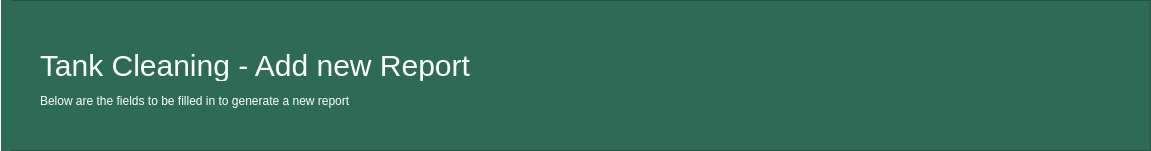
    <widget class="QFrame" name="frame_3">
     <property name="geometry">
      <rect>
       <x>0</x>
       <y>50</y>
       <width>1151</width>
       <height>151</height>
      </rect>
     </property>
     <property name="styleSheet">
      <string notr="true">background-color:#2d6b56;</string>
     </property>
     <property name="frameShape">
      <enum>QFrame::StyledPanel</enum>
     </property>
     <property name="frameShadow">
      <enum>QFrame::Raised</enum>
     </property>
     <widget class="QLabel" name="lbl_form_tittle">
      <property name="geometry">
       <rect>
        <x>40</x>
        <y>50</y>
        <width>441</width>
        <height>31</height>
       </rect>
      </property>
      <property name="styleSheet">
       <string notr="true">font-size: 30px;
color:#fff;</string>
      </property>
      <property name="text">
       <string>Tank Cleaning - Add new Report</string>
      </property>
     </widget>
     <widget class="Line" name="line">
      <property name="geometry">
       <rect>
        <x>-10</x>
        <y>0</y>
        <width>21</width>
        <height>151</height>
       </rect>
      </property>
      <property name="styleSheet">
       <string notr="true">color: rgb(255, 255, 255);
border-color: rgb(255, 255, 255);</string>
      </property>
      <property name="frameShadow">
       <enum>QFrame::Plain</enum>
      </property>
      <property name="orientation">
       <enum>Qt::Vertical</enum>
      </property>
     </widget>
     <widget class="QLabel" name="lbl_form_text">
      <property name="geometry">
       <rect>
        <x>40</x>
        <y>90</y>
        <width>391</width>
        <height>21</height>
       </rect>
      </property>
      <property name="styleSheet">
       <string notr="true">color: rgb(255, 255, 255);
font: 9pt &quot;MS Shell Dlg 2&quot;;</string>
      </property>
      <property name="text">
       <string>Below are the fields to be filled in to generate a new report</string>
      </property>
     </widget>
    </widget>
